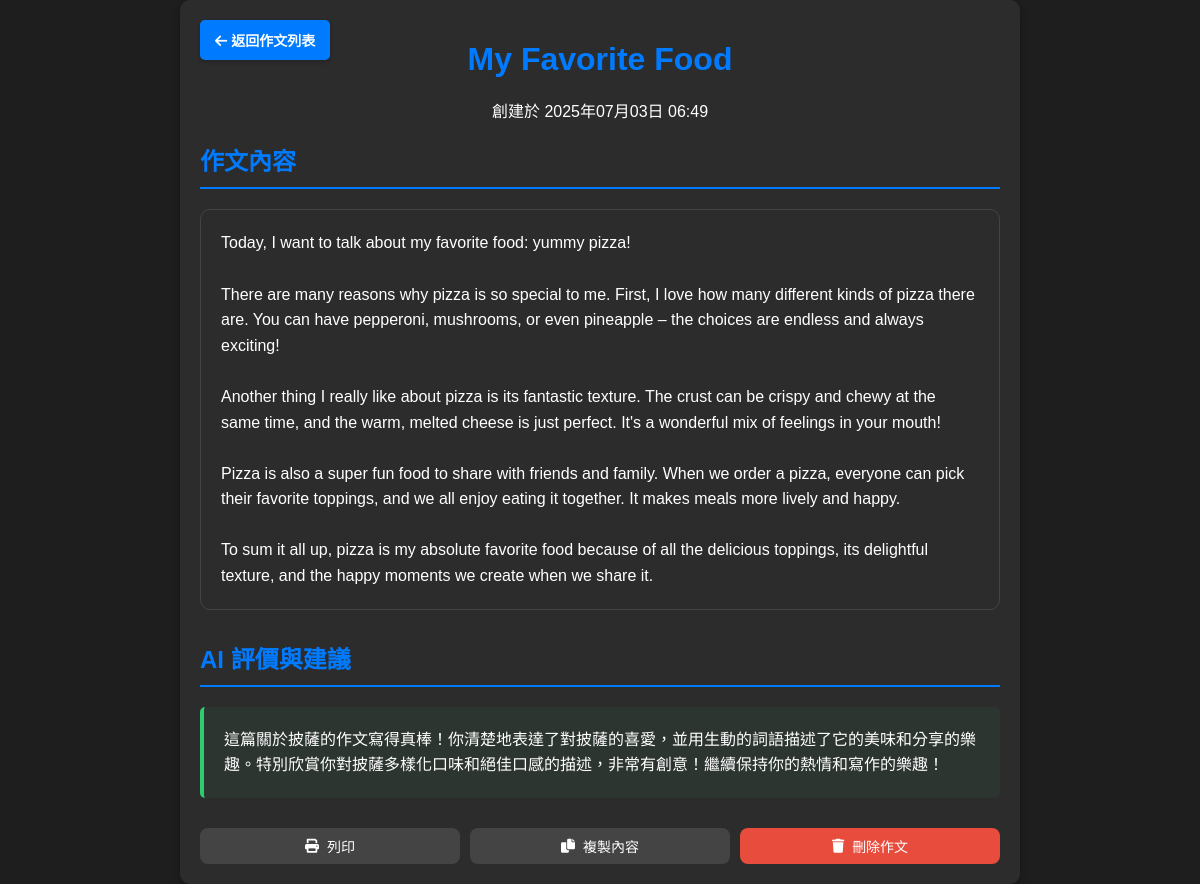
The page /composition/view/5 (signed in) on the database its author committed.
### models.py (models this page shows)
class Composition(db.Model):
    __tablename__ = 'compositions'
    id = db.Column(db.Integer, primary_key=True)
    user_id = db.Column(db.Integer, db.ForeignKey('users.id'), nullable=False)
    title = db.Column(db.String(200), nullable=False)
    content = db.Column(db.Text, nullable=False)
    ai_feedback = db.Column(db.Text, nullable=True)
    timestamp = db.Column(db.DateTime, default=datetime.utcnow)
    user = db.relationship('User', backref=db.backref('compositions', lazy=True))

### app.py (the view)
@app.route("/composition/view/<int:composition_id>")
@login_required
def view_composition(composition_id):
    composition = Composition.query.filter_by(
        id=composition_id,
        user_id=current_user.id
    ).first()
    if not composition:
        flash('作文不存在或無權限查看', 'error')
        return redirect(url_for('composition'))
    return render_template('composition_view.html', composition=composition)

### app.py (called while the page is built)
@login_manager.user_loader
def load_user(user_id):
    return db.session.get(User, int(user_id))

### templates/composition_view.html (shortened to what this page needs)
<!DOCTYPE html>
<html lang="zh-TW">
<head>
    <link rel="stylesheet" href="{{ url_for('static', filename='css/composition.css') }}">
    <link rel="stylesheet" href="https://cdnjs.cloudflare.com/ajax/libs/font-awesome/6.0.0/css/all.min.css">
</head>
<body>
    <div class="container">
        <header>
            <div class="header-nav">
                <a href="{{ url_for('composition') }}" class="back-button">
                    <i class="fas fa-arrow-left"></i> 返回作文列表
                </a>
            </div>
            <h1>{{ composition.title }}</h1>
            <p class="subtitle">創建於 {{ composition.timestamp.strftime('%Y年%m月%d日 %H:%M') }}</p>
        </header>
        <main>
            <div class="composition-view">
                <div class="composition-content">
                    <h2>作文內容</h2>
                    <div class="essay-display">
                        {{ composition.content|replace('\n', '<br>')|safe }}
                    </div>
                </div>
                {% if composition.ai_feedback %}
                <div class="ai-feedback">
                    <h2>AI 評價與建議</h2>
                    <div class="feedback-display">
                        {{ composition.ai_feedback|replace('\n', '<br>')|safe }}
                    </div>
                </div>
                {% endif %}
                <div class="composition-actions">
                    <button onclick="printComposition()" class="btn btn-secondary">
                        <i class="fas fa-print"></i> 列印
                    </button>
                    <button onclick="copyToClipboard()" class="btn btn-secondary">
                        <i class="fas fa-copy"></i> 複製內容
                    </button>
                    <button onclick="deleteComposition()" class="btn btn-danger">
                        <i class="fas fa-trash"></i> 刪除作文
                    </button>
                </div>
            </div>
        </main>
    </div>
</body>
</html>

### static/css/composition.css (style rules this page uses)
:root { --primary-color: #007BFF; --secondary-color: #2c2c2c; --text-color: #fff; --border-color: #444; --success-color: #2ECC71; --error-color: #E74C3C; --background-color: #1e1e1e; --card-background: #2c2c2c; --hover-color: #0056b3; }
body { margin: 0; font-family: Arial, sans-serif; background-color: #1e1e1e; color: #fff; display: flex; align-items: center; justify-content: center; min-height: 100vh; animation: fadeInBody 1s ease-in-out; }
.container { width: 800px; background-color: var(--secondary-color); padding: 20px; border-radius: 10px; box-shadow: 0 4px 8px rgba(0, 0, 0, 0.3); animation: slideUp 0.8s ease-out; position: relative; }
h1, h3 { color: var(--primary-color); text-align: center; margin-bottom: 20px; animation: fadeInText 1.2s ease-in-out; }
p { text-align: center; justify-content: center; animation: fadeInText 1.4s ease-in-out; }
button { width: 100%; padding: 10px; background-color: var(--primary-color); border: none; border-radius: 5px; color: #fff; font-size: 16px; cursor: pointer; animation: fadeInButton 1.6s ease-in-out; }
.back-button { position: absolute; top: 20px; left: 20px; padding: 10px 15px; background-color: var(--primary-color); color: #fff; text-decoration: none; font-size: 14px; font-weight: bold; border-radius: 5px; box-shadow: 0 2px 4px rgba(0, 0, 0, 0.2); transition: background-color 0.3s ease, transform 0.2s ease; animation: fadeInBackButton 1.8s ease-in-out; }
.header-nav { display: flex; justify-content: space-between; align-items: center; margin-bottom: 20px; }
.btn { display: inline-flex; align-items: center; gap: 8px; padding: 12px 24px; border: none; border-radius: 8px; text-decoration: none; font-size: 16px; font-weight: 500; cursor: pointer; transition: all 0.3s ease; }
.btn-secondary { background-color: var(--border-color); color: white; }
.btn-danger { background-color: var(--error-color); color: white; }
.composition-actions { display: flex; gap: 10px; }
.composition-actions .btn { flex: 1; justify-content: center; font-size: 14px; padding: 8px 16px; }
.essay-display, .evaluation-display { background: var(--card-background); padding: 20px; border-radius: 10px; margin: 15px 0; line-height: 1.6; border: 1px solid var(--border-color); }
.composition-view { max-width: 100%; }
.composition-content, .ai-feedback { margin-bottom: 30px; }
.composition-content h2, .ai-feedback h2 { color: var(--primary-color); border-bottom: 2px solid var(--primary-color); padding-bottom: 10px; margin-bottom: 20px; }
.feedback-display { background: rgba(46, 204, 113, 0.05); border-left: 4px solid var(--success-color); padding: 20px; border-radius: 5px; line-height: 1.6; }

### rows shown on the page
Composition: title "My Favorite Food", timestamp "2025年07月03日 06:49", content "Today, I want to talk about my favorite food: yummy pizza! There are many reasons why pizza is so special to me. First, I love how many different kinds of pizza there are. You can have pepperoni, mushrooms, or even pineapple – the choices are endless and always exciting! Another thing I really like about pizza is its fantastic texture. The crust can be crispy and chewy at the same time, and the warm, melted cheese is just perfect. It's a wonderful mix of feelings in your mouth! Pizza is also a super fun food to share with friends and family. When we order a pizza, everyone can pick their favorite toppings, and we all enjoy eating it together. It makes meals more lively and happy. To sum it…", ai_feedback "這篇關於披薩的作文寫得真棒！你清楚地表達了對披薩的喜愛，並用生動的詞語描述了它的美味和分享的樂趣。特別欣賞你對披薩多樣化口味和絕佳口感的描述，非常有創意！繼續保持你的熱情和寫作的樂趣！"
